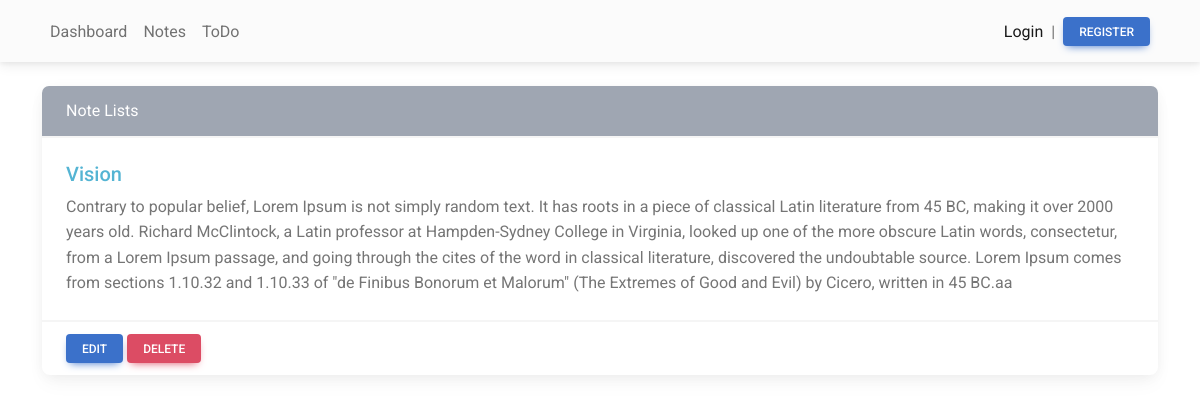
Screenshot of /detail?id=5 with the database file from the repository.
### tables this page shows
CREATE TABLE `notes` (
  `id` int(11) NOT NULL,
  `title` varchar(255) NOT NULL,
  `body` text NOT NULL,
  `created_at` datetime NOT NULL
);

### functions.php (called while the page is built, shortened)
<?php
function base_path($file)
{
    return BASE_PATH . $file;
}

### routes.php (called while the page is built)
<?php
return [
    '/' => 'home.php',
    '/notes' => 'notes.php',
    '/detail' => 'detail.php',
    '/note/edit' => 'note-edit.php',
    '/note/delete' => 'note-delete.php',
    '/login' => 'login.php',
    '/register' => 'register.php',
    '/logout' => 'logout.php',
    '/create' => 'create.php',
    '/todo' => 'todo.php',
    '/todo/edit' => 'todo-edit.php',
    '/todo/delete' => 'todo-delete.php',
];

### detail.php (the view)
<?php require ("database.php");?>
<?php
    $id = $_GET['id'];
    $result = mysqli_query($conn, "SELECT * FROM notes WHERE id = '$id'");
    $rows = mysqli_fetch_assoc($result);
?>
<?php require "htmlHeader.php"; ?>
<?php require 'navbar.php'; ?>
    <div class="container">
        <div class="card my-4">
            <div class="card-header bg-secondary text-white">Note Lists</div>
            <div class="card-body">
                <h5 class="card-title text-info"><?= $rows['title'] ?></h5>
                <p class="card-text text-muted"><?= $rows['body'] ?></p>
            </div>
            <div class="card-footer">
                <a href="note/edit?id=<?= $rows['id'] ?>" class="btn btn-primary btn-sm">Edit</a>
                <a href="note/delete?id=<?= $rows['id'] ?>" class="btn btn-danger btn-sm">Delete</a>
            </div>
        </div>
    </div>
<?php require "htmlFooter.php"; ?>

### public/index.php (shortened to what this page needs)
<?php
require BASE_PATH . 'functions.php';
$routes = require base_path('routes.php');
$uri = parse_url($_SERVER['REQUEST_URI'], PHP_URL_PATH);
if(array_key_exists($uri, $routes)){
    require base_path($routes[$uri]);
}else{
    echo "404 Not Found";
}

### htmlHeader.php (shortened to what this page needs)
<!DOCTYPE html>
<html lang="en">
<head>
    <link
    href="https://cdnjs.cloudflare.com/ajax/libs/font-awesome/6.0.0/css/all.min.css"
    rel="stylesheet"
    />
    <link
    href="https://cdnjs.cloudflare.com/ajax/libs/mdb-ui-kit/6.2.0/mdb.min.css"
    rel="stylesheet"
    />
</head>
<body>

### navbar.php
<nav class="navbar navbar-expand-lg navbar-light bg-light">
    <div class="container">
        <div class="collapse navbar-collapse" id="navbarButtonsExample">
        <ul class="navbar-nav me-auto mb-2 mb-lg-0">
            <li class="nav-item">
                <a class="nav-link" href="/">Dashboard</a>
            </li>
            <li class="nav-item">
                <a class="nav-link" href="/notes">Notes</a>
            </li>
            <li class="nav-item">
                <a class="nav-link" href="/todo">ToDo</a>
            </li>
        </ul>
        <div class="d-flex align-items-center">
            <?php if($_SESSION['user']['email'] ?? false): ?>
            <span class="navbar-text text-primary me-2">
            <?= $_SESSION['user']['email'] ?>
            </span>
            <span class="navbar-text me-2">
                <a href="/logout">Logout</a>
            </span>
            <?php else: ?>
            <span class="navbar-text me-2">
                <a href="/login">Login</a>
            </span>
            <span class="navbar-text me-2">
            |
            </span>
            <span class="navbar-text me-2">
                <a href="/register" class="btn btn-primary btn-sm text-white">Register</a>
            </span>
            <?php endif; ?>
        </div>
        </div>
    </div>
    </nav>

### htmlFooter.php (shortened to what this page needs)
</body>
</html>

### rows the page displays
notes: title "Vision", body "Contrary to popular belief, Lorem Ipsum is not simply random text. It has roots in a piece of classical Latin literature from 45 BC, making it over 2000 years old. Richard McClintock, a Latin professor at Hampden-Sydney College in Virginia, looked up one of the more obscure Latin words, consectetur, from a Lorem Ipsum passage, and going through the cites of the word in classical literature, discovered the undoubtable source. Lorem Ipsum comes from sections 1.10.32 and 1.10.33 of \"de Finibus Bonorum et Malorum\" (The Extremes of Good and Evil) by Cicero, written in 45 BC.aa"
